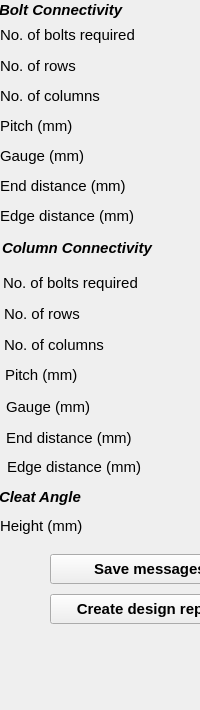
  <widget class="QDockWidget" name="outputDock">
   <property name="sizePolicy">
    <sizepolicy hsizetype="Preferred" vsizetype="Preferred">
     <horstretch>0</horstretch>
     <verstretch>0</verstretch>
    </sizepolicy>
   </property>
   <property name="minimumSize">
    <size>
     <width>125</width>
     <height>710</height>
    </size>
   </property>
   <property name="maximumSize">
    <size>
     <width>310</width>
     <height>710</height>
    </size>
   </property>
   <property name="font">
    <font>
     <pointsize>11</pointsize>
     <weight>75</weight>
     <bold>true</bold>
    </font>
   </property>
   <property name="windowTitle">
    <string>Output dock</string>
   </property>
   <attribute name="dockWidgetArea">
    <number>2</number>
   </attribute>
   <widget class="QWidget" name="dockWidgetContents_2">
    <widget class="QLineEdit" name="txtNoBolts">
     <property name="geometry">
      <rect>
       <x>200</x>
       <y>22</y>
       <width>100</width>
       <height>25</height>
      </rect>
     </property>
     <property name="font">
      <font>
       <weight>50</weight>
       <bold>false</bold>
      </font>
     </property>
     <property name="readOnly">
      <bool>true</bool>
     </property>
    </widget>
    <widget class="QLabel" name="noOfBoltsLbl">
     <property name="geometry">
      <rect>
       <x>0</x>
       <y>22</y>
       <width>191</width>
       <height>25</height>
      </rect>
     </property>
     <property name="font">
      <font>
       <pointsize>11</pointsize>
       <weight>50</weight>
       <bold>false</bold>
      </font>
     </property>
     <property name="text">
      <string>No. of bolts required</string>
     </property>
    </widget>
    <widget class="QLineEdit" name="txtBeamPitch">
     <property name="geometry">
      <rect>
       <x>200</x>
       <y>113</y>
       <width>100</width>
       <height>25</height>
      </rect>
     </property>
     <property name="font">
      <font>
       <weight>50</weight>
       <bold>false</bold>
      </font>
     </property>
     <property name="readOnly">
      <bool>true</bool>
     </property>
    </widget>
    <widget class="QLineEdit" name="txtBeamGuage">
     <property name="geometry">
      <rect>
       <x>200</x>
       <y>143</y>
       <width>100</width>
       <height>25</height>
      </rect>
     </property>
     <property name="font">
      <font>
       <weight>50</weight>
       <bold>false</bold>
      </font>
     </property>
     <property name="readOnly">
      <bool>true</bool>
     </property>
    </widget>
    <widget class="QLineEdit" name="txt_column">
     <property name="geometry">
      <rect>
       <x>200</x>
       <y>83</y>
       <width>100</width>
       <height>25</height>
      </rect>
     </property>
     <property name="font">
      <font>
       <weight>50</weight>
       <bold>false</bold>
      </font>
     </property>
     <property name="readOnly">
      <bool>true</bool>
     </property>
    </widget>
    <widget class="QLineEdit" name="txt_row">
     <property name="geometry">
      <rect>
       <x>200</x>
       <y>53</y>
       <width>100</width>
       <height>25</height>
      </rect>
     </property>
     <property name="font">
      <font>
       <weight>50</weight>
       <bold>false</bold>
      </font>
     </property>
     <property name="readOnly">
      <bool>true</bool>
     </property>
    </widget>
    <widget class="QLabel" name="beamGaugeLbl">
     <property name="geometry">
      <rect>
       <x>0</x>
       <y>143</y>
       <width>130</width>
       <height>25</height>
      </rect>
     </property>
     <property name="font">
      <font>
       <pointsize>11</pointsize>
       <weight>50</weight>
       <bold>false</bold>
      </font>
     </property>
     <property name="text">
      <string>Gauge (mm)</string>
     </property>
    </widget>
    <widget class="QLabel" name="endDistLbl">
     <property name="geometry">
      <rect>
       <x>0</x>
       <y>173</y>
       <width>179</width>
       <height>25</height>
      </rect>
     </property>
     <property name="font">
      <font>
       <pointsize>11</pointsize>
       <weight>50</weight>
       <bold>false</bold>
      </font>
     </property>
     <property name="text">
      <string>End distance (mm)</string>
     </property>
    </widget>
    <widget class="QLabel" name="no_col_lbl">
     <property name="geometry">
      <rect>
       <x>0</x>
       <y>83</y>
       <width>130</width>
       <height>25</height>
      </rect>
     </property>
     <property name="font">
      <font>
       <pointsize>11</pointsize>
       <weight>50</weight>
       <bold>false</bold>
      </font>
     </property>
     <property name="text">
      <string>No. of columns</string>
     </property>
    </widget>
    <widget class="QLabel" name="beamPitchLbl">
     <property name="geometry">
      <rect>
       <x>0</x>
       <y>113</y>
       <width>130</width>
       <height>25</height>
      </rect>
     </property>
     <property name="font">
      <font>
       <pointsize>11</pointsize>
       <weight>50</weight>
       <bold>false</bold>
      </font>
     </property>
     <property name="text">
      <string>Pitch (mm)</string>
     </property>
    </widget>
    <widget class="QLineEdit" name="txtEdgeDist">
     <property name="geometry">
      <rect>
       <x>200</x>
       <y>203</y>
       <width>100</width>
       <height>25</height>
      </rect>
     </property>
     <property name="font">
      <font>
       <weight>50</weight>
       <bold>false</bold>
      </font>
     </property>
     <property name="readOnly">
      <bool>true</bool>
     </property>
    </widget>
    <widget class="QLabel" name="no_row_lbl">
     <property name="geometry">
      <rect>
       <x>0</x>
       <y>53</y>
       <width>130</width>
       <height>25</height>
      </rect>
     </property>
     <property name="font">
      <font>
       <pointsize>11</pointsize>
       <weight>50</weight>
       <bold>false</bold>
      </font>
     </property>
     <property name="text">
      <string>No. of rows</string>
     </property>
    </widget>
    <widget class="QLabel" name="edgeDistLbl">
     <property name="geometry">
      <rect>
       <x>0</x>
       <y>203</y>
       <width>179</width>
       <height>25</height>
      </rect>
     </property>
     <property name="font">
      <font>
       <pointsize>11</pointsize>
       <weight>50</weight>
       <bold>false</bold>
      </font>
     </property>
     <property name="text">
      <string>Edge distance (mm)</string>
     </property>
    </widget>
    <widget class="QLineEdit" name="txtEndDist">
     <property name="geometry">
      <rect>
       <x>200</x>
       <y>173</y>
       <width>100</width>
       <height>25</height>
      </rect>
     </property>
     <property name="font">
      <font>
       <weight>50</weight>
       <bold>false</bold>
      </font>
     </property>
     <property name="readOnly">
      <bool>true</bool>
     </property>
    </widget>
    <widget class="QLabel" name="outputBoltLbl">
     <property name="geometry">
      <rect>
       <x>-1</x>
       <y>0</y>
       <width>131</width>
       <height>20</height>
      </rect>
     </property>
     <property name="font">
      <font>
       <pointsize>11</pointsize>
       <weight>50</weight>
       <bold>false</bold>
      </font>
     </property>
     <property name="text">
      <string>&lt;html&gt;&lt;head/&gt;&lt;body&gt;&lt;p&gt;&lt;span style=&quot; font-weight:600; font-style:italic;&quot;&gt;Bolt Connectivity&lt;/span&gt;&lt;/p&gt;&lt;/body&gt;&lt;/html&gt;</string>
     </property>
    </widget>
    <widget class="QLabel" name="outputCleatLbl">
     <property name="geometry">
      <rect>
       <x>-1</x>
       <y>485</y>
       <width>130</width>
       <height>25</height>
      </rect>
     </property>
     <property name="font">
      <font>
       <pointsize>11</pointsize>
      </font>
     </property>
     <property name="text">
      <string>&lt;html&gt;&lt;head/&gt;&lt;body&gt;&lt;p&gt;&lt;span style=&quot; font-style:italic;&quot;&gt;Cleat Angle&lt;/span&gt;&lt;/p&gt;&lt;/body&gt;&lt;/html&gt;</string>
     </property>
    </widget>
    <widget class="QPushButton" name="btn_SaveMessages">
     <property name="geometry">
      <rect>
       <x>50</x>
       <y>554</y>
       <width>200</width>
       <height>30</height>
      </rect>
     </property>
     <property name="text">
      <string>Save messages</string>
     </property>
    </widget>
    <widget class="QPushButton" name="btn_CreateDesign">
     <property name="geometry">
      <rect>
       <x>50</x>
       <y>594</y>
       <width>200</width>
       <height>30</height>
      </rect>
     </property>
     <property name="text">
      <string>Create design report</string>
     </property>
    </widget>
    <widget class="QLabel" name="cleatHeightLbl">
     <property name="geometry">
      <rect>
       <x>0</x>
       <y>515</y>
       <width>100</width>
       <height>22</height>
      </rect>
     </property>
     <property name="font">
      <font>
       <pointsize>11</pointsize>
       <weight>50</weight>
       <bold>false</bold>
      </font>
     </property>
     <property name="text">
      <string>Height (mm)</string>
     </property>
    </widget>
    <widget class="QLineEdit" name="outputCleatHeight">
     <property name="geometry">
      <rect>
       <x>204</x>
       <y>515</y>
       <width>100</width>
       <height>25</height>
      </rect>
     </property>
     <property name="font">
      <font>
       <weight>50</weight>
       <bold>false</bold>
      </font>
     </property>
    </widget>
    <widget class="QLabel" name="outputBoltLbl_3">
     <property name="geometry">
      <rect>
       <x>2</x>
       <y>238</y>
       <width>151</width>
       <height>20</height>
      </rect>
     </property>
     <property name="font">
      <font>
       <pointsize>11</pointsize>
       <weight>50</weight>
       <bold>false</bold>
      </font>
     </property>
     <property name="text">
      <string>&lt;html&gt;&lt;head/&gt;&lt;body&gt;&lt;p&gt;&lt;span style=&quot; font-weight:600; font-style:italic;&quot;&gt;Column Connectivity&lt;/span&gt;&lt;/p&gt;&lt;/body&gt;&lt;/html&gt;</string>
     </property>
    </widget>
    <widget class="QLineEdit" name="txtNoBolts_c">
     <property name="geometry">
      <rect>
       <x>203</x>
       <y>270</y>
       <width>100</width>
       <height>25</height>
      </rect>
     </property>
     <property name="font">
      <font>
       <weight>50</weight>
       <bold>false</bold>
      </font>
     </property>
     <property name="readOnly">
      <bool>true</bool>
     </property>
    </widget>
    <widget class="QLabel" name="noOfBoltsLbl_c">
     <property name="geometry">
      <rect>
       <x>3</x>
       <y>270</y>
       <width>191</width>
       <height>25</height>
      </rect>
     </property>
     <property name="font">
      <font>
       <pointsize>11</pointsize>
       <weight>50</weight>
       <bold>false</bold>
      </font>
     </property>
     <property name="text">
      <string>No. of bolts required</string>
     </property>
    </widget>
    <widget class="QLineEdit" name="txt_row_c">
     <property name="geometry">
      <rect>
       <x>204</x>
       <y>301</y>
       <width>100</width>
       <height>25</height>
      </rect>
     </property>
     <property name="font">
      <font>
       <weight>50</weight>
       <bold>false</bold>
      </font>
     </property>
     <property name="readOnly">
      <bool>true</bool>
     </property>
    </widget>
    <widget class="QLabel" name="no_row_lbl_4">
     <property name="geometry">
      <rect>
       <x>4</x>
       <y>301</y>
       <width>130</width>
       <height>25</height>
      </rect>
     </property>
     <property name="font">
      <font>
       <pointsize>11</pointsize>
       <weight>50</weight>
       <bold>false</bold>
      </font>
     </property>
     <property name="text">
      <string>No. of rows</string>
     </property>
    </widget>
    <widget class="QLabel" name="no_col_lbl_5">
     <property name="geometry">
      <rect>
       <x>4</x>
       <y>332</y>
       <width>130</width>
       <height>25</height>
      </rect>
     </property>
     <property name="font">
      <font>
       <pointsize>11</pointsize>
       <weight>50</weight>
       <bold>false</bold>
      </font>
     </property>
     <property name="text">
      <string>No. of columns</string>
     </property>
    </widget>
    <widget class="QLineEdit" name="txt_column_c">
     <property name="geometry">
      <rect>
       <x>204</x>
       <y>332</y>
       <width>100</width>
       <height>25</height>
      </rect>
     </property>
     <property name="font">
      <font>
       <weight>50</weight>
       <bold>false</bold>
      </font>
     </property>
     <property name="readOnly">
      <bool>true</bool>
     </property>
    </widget>
    <widget class="QLabel" name="beamPitchLbl_7">
     <property name="geometry">
      <rect>
       <x>5</x>
       <y>362</y>
       <width>130</width>
       <height>25</height>
      </rect>
     </property>
     <property name="font">
      <font>
       <pointsize>11</pointsize>
       <weight>50</weight>
       <bold>false</bold>
      </font>
     </property>
     <property name="text">
      <string>Pitch (mm)</string>
     </property>
    </widget>
    <widget class="QLineEdit" name="txtBeamPitch_c">
     <property name="geometry">
      <rect>
       <x>205</x>
       <y>362</y>
       <width>100</width>
       <height>25</height>
      </rect>
     </property>
     <property name="font">
      <font>
       <weight>50</weight>
       <bold>false</bold>
      </font>
     </property>
     <property name="readOnly">
      <bool>true</bool>
     </property>
    </widget>
    <widget class="QLabel" name="beamGaugeLbl_7">
     <property name="geometry">
      <rect>
       <x>6</x>
       <y>394</y>
       <width>130</width>
       <height>25</height>
      </rect>
     </property>
     <property name="font">
      <font>
       <pointsize>11</pointsize>
       <weight>50</weight>
       <bold>false</bold>
      </font>
     </property>
     <property name="text">
      <string>Gauge (mm)</string>
     </property>
    </widget>
    <widget class="QLineEdit" name="txtBeamGuage_c">
     <property name="geometry">
      <rect>
       <x>206</x>
       <y>394</y>
       <width>100</width>
       <height>25</height>
      </rect>
     </property>
     <property name="font">
      <font>
       <weight>50</weight>
       <bold>false</bold>
      </font>
     </property>
     <property name="readOnly">
      <bool>true</bool>
     </property>
    </widget>
    <widget class="QLabel" name="endDistLbl_8">
     <property name="geometry">
      <rect>
       <x>6</x>
       <y>425</y>
       <width>179</width>
       <height>25</height>
      </rect>
     </property>
     <property name="font">
      <font>
       <pointsize>11</pointsize>
       <weight>50</weight>
       <bold>false</bold>
      </font>
     </property>
     <property name="text">
      <string>End distance (mm)</string>
     </property>
    </widget>
    <widget class="QLineEdit" name="txtEndDist_c">
     <property name="geometry">
      <rect>
       <x>206</x>
       <y>425</y>
       <width>100</width>
       <height>25</height>
      </rect>
     </property>
     <property name="font">
      <font>
       <weight>50</weight>
       <bold>false</bold>
      </font>
     </property>
     <property name="readOnly">
      <bool>true</bool>
     </property>
    </widget>
    <widget class="QLabel" name="edgeDistLbl_">
     <property name="geometry">
      <rect>
       <x>7</x>
       <y>454</y>
       <width>179</width>
       <height>25</height>
      </rect>
     </property>
     <property name="font">
      <font>
       <pointsize>11</pointsize>
       <weight>50</weight>
       <bold>false</bold>
      </font>
     </property>
     <property name="text">
      <string>Edge distance (mm)</string>
     </property>
    </widget>
    <widget class="QLineEdit" name="txtEdgeDist_c">
     <property name="geometry">
      <rect>
       <x>207</x>
       <y>454</y>
       <width>100</width>
       <height>25</height>
      </rect>
     </property>
     <property name="font">
      <font>
       <weight>50</weight>
       <bold>false</bold>
      </font>
     </property>
     <property name="readOnly">
      <bool>true</bool>
     </property>
    </widget>
   </widget>
  </widget>
